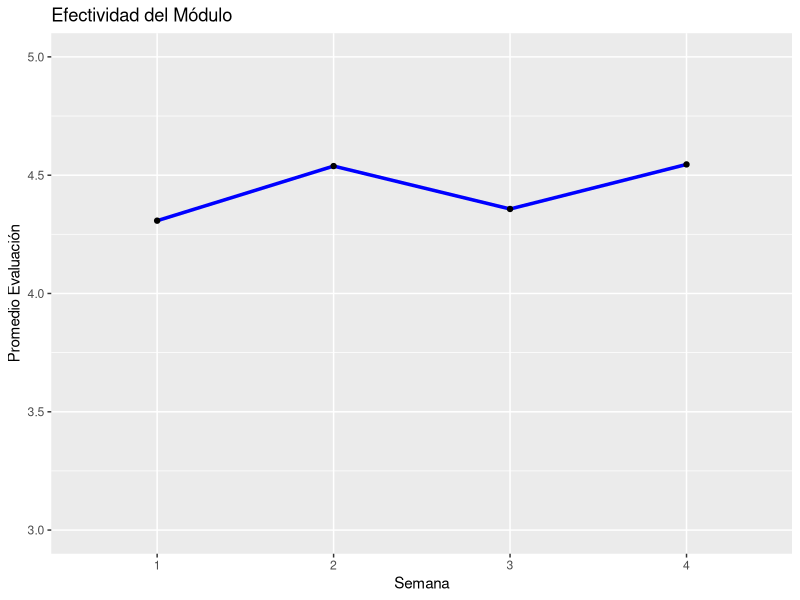
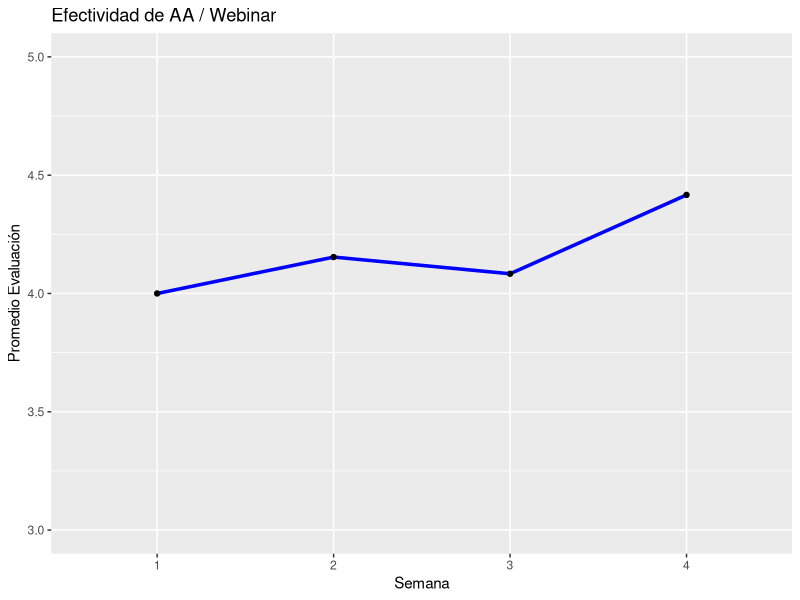

Write the R code that produced these figures, in order.
## ---- chunk 1
knitr::opts_chunk$set(echo = TRUE)
library(tidyverse)
library(dplyr)
library(knitr)
library(ggplot2)
## ---- chunk 2
sem_1_ed5 <- read_csv("sem1_ed5.csv")
sem_2_ed5 <- read_csv("sem2_ed5.csv")
sem_3_ed5 <- read_csv("sem3_ed5.csv")
sem_4_ed5 <- read_csv("sem4_ed5.csv")
## ---- chunk 3
# Acá limpiamos los datos

sem1_ed5_clean <-select(sem_1_ed5, c(1,2,3,7,9,11,13)) %>% 
  mutate(Semana = "1", Edición = "5")

sem2_ed5_clean <-select(sem_2_ed5, c(1,2,3,7,9,11,13)) %>% 
  mutate(Semana = "2", Edición = "5")

sem3_ed5_clean <-select(sem_3_ed5, c(1,2,3,7,9,11,13)) %>% 
  mutate(Semana = "3", Edición = "5")

sem4_ed5_clean <-select(sem_4_ed5, c(1,2,3,7,9,11,13)) %>% 
  mutate(Semana = "4", Edición = "5")

## ---- chunk 4

#Antes de unir las filas, tenemos que asegurarnos que las columnas tienen todas el mismo nombre. 

names(sem1_ed5_clean) [4] <-"En términos de aprendizaje ¿qué tan efectivo fue este módulo?" 
names(sem1_ed5_clean) [5] <-"Efectividad de Asesoría Académica o webinar" 
names(sem1_ed5_clean) [6] <-"¿Qué le gustó del módulo?" 
names(sem1_ed5_clean) [7] <-"¿Cómo podemos mejorar?" 
names(sem2_ed5_clean) [4] <-"En términos de aprendizaje ¿qué tan efectivo fue este módulo?" 
names(sem2_ed5_clean) [5] <-"Efectividad de Asesoría Académica o webinar" 
names(sem2_ed5_clean) [6] <-"¿Qué le gustó del módulo?" 
names(sem2_ed5_clean) [7] <-"¿Cómo podemos mejorar?" 
names(sem3_ed5_clean) [4] <-"En términos de aprendizaje ¿qué tan efectivo fue este módulo?" 
names(sem3_ed5_clean) [5] <-"Efectividad de Asesoría Académica o webinar" 
names(sem3_ed5_clean) [6] <-"¿Qué le gustó del módulo?" 
names(sem3_ed5_clean) [7] <-"¿Cómo podemos mejorar?" 
names(sem4_ed5_clean) [4] <-"En términos de aprendizaje ¿qué tan efectivo fue este módulo?" 
names(sem4_ed5_clean) [5] <-"Efectividad de Asesoría Académica o webinar" 
names(sem4_ed5_clean) [6] <-"¿Qué le gustó del módulo?" 
names(sem4_ed5_clean) [7] <-"¿Cómo podemos mejorar?" 
## ---- chunk 5

# El siguiente paso es agregar dos columnas nuevas con las escalas de satisfacción en nivel de medida de intervalo o numéricas. 

sem1_ed5_clean <- sem1_ed5_clean %>% 
  mutate("Efectividad Modulo Num" = case_when(`En términos de aprendizaje ¿qué tan efectivo fue este módulo?` == "Muy efectivo" ~ 5,
                              `En términos de aprendizaje ¿qué tan efectivo fue este módulo?` == "Efectivo" ~ 4,
                                `En términos de aprendizaje ¿qué tan efectivo fue este módulo?` == "Neutral" ~ 3,
                                `En términos de aprendizaje ¿qué tan efectivo fue este módulo?` == "Inefectivo" ~ 2,
                                  `En términos de aprendizaje ¿qué tan efectivo fue este módulo?` == "Muy inefectivo" ~ 1)) %>%
  mutate("Efectividad OH-Webinar Num" = case_when(`Efectividad de Asesoría Académica o webinar` == "Muy efectivo" ~ 5,
                              `Efectividad de Asesoría Académica o webinar` == "Efectivo" ~ 4,
                                `Efectividad de Asesoría Académica o webinar` == "Neutral" ~ 3,
                                `Efectividad de Asesoría Académica o webinar` == "Inefectivo" ~ 2,
                                  `Efectividad de Asesoría Académica o webinar` == "Muy inefectivo" ~ 1))

sem2_ed5_clean <- sem2_ed5_clean %>% 
 mutate("Efectividad Modulo Num" = case_when(`En términos de aprendizaje ¿qué tan efectivo fue este módulo?` == "Muy efectivo" ~ 5,
                              `En términos de aprendizaje ¿qué tan efectivo fue este módulo?` == "Efectivo" ~ 4,
                                `En términos de aprendizaje ¿qué tan efectivo fue este módulo?` == "Neutral" ~ 3,
                                `En términos de aprendizaje ¿qué tan efectivo fue este módulo?` == "Inefectivo" ~ 2,
                                  `En términos de aprendizaje ¿qué tan efectivo fue este módulo?` == "Muy inefectivo" ~ 1)) %>%
  mutate("Efectividad OH-Webinar Num" = case_when(`Efectividad de Asesoría Académica o webinar` == "Muy efectivo" ~ 5,
                              `Efectividad de Asesoría Académica o webinar` == "Efectivo" ~ 4,
                                `Efectividad de Asesoría Académica o webinar` == "Neutral" ~ 3,
                                `Efectividad de Asesoría Académica o webinar` == "Inefectivo" ~ 2,
                                  `Efectividad de Asesoría Académica o webinar` == "Muy inefectivo" ~ 1))


sem3_ed5_clean <- sem3_ed5_clean %>% 
  mutate("Efectividad Modulo Num" = case_when(`En términos de aprendizaje ¿qué tan efectivo fue este módulo?` == "Muy efectivo" ~ 5,
                              `En términos de aprendizaje ¿qué tan efectivo fue este módulo?` == "Efectivo" ~ 4,
                                `En términos de aprendizaje ¿qué tan efectivo fue este módulo?` == "Neutral" ~ 3,
                                `En términos de aprendizaje ¿qué tan efectivo fue este módulo?` == "Inefectivo" ~ 2,
                                  `En términos de aprendizaje ¿qué tan efectivo fue este módulo?` == "Muy inefectivo" ~ 1)) %>%
  mutate("Efectividad OH-Webinar Num" = case_when(`Efectividad de Asesoría Académica o webinar` == "Muy efectivo" ~ 5,
                              `Efectividad de Asesoría Académica o webinar` == "Efectivo" ~ 4,
                                `Efectividad de Asesoría Académica o webinar` == "Neutral" ~ 3,
                                `Efectividad de Asesoría Académica o webinar` == "Inefectivo" ~ 2,
                                  `Efectividad de Asesoría Académica o webinar` == "Muy inefectivo" ~ 1))


sem4_ed5_clean <- sem4_ed5_clean %>% 
  mutate("Efectividad Modulo Num" = case_when(`En términos de aprendizaje ¿qué tan efectivo fue este módulo?` == "Muy efectivo" ~ 5,
                              `En términos de aprendizaje ¿qué tan efectivo fue este módulo?` == "Efectivo" ~ 4,
                                `En términos de aprendizaje ¿qué tan efectivo fue este módulo?` == "Neutral" ~ 3,
                                `En términos de aprendizaje ¿qué tan efectivo fue este módulo?` == "Inefectivo" ~ 2,
                                  `En términos de aprendizaje ¿qué tan efectivo fue este módulo?` == "Muy inefectivo" ~ 1)) %>%
  mutate("Efectividad OH-Webinar Num" = case_when(`Efectividad de Asesoría Académica o webinar` == "Muy efectivo" ~ 5,
                              `Efectividad de Asesoría Académica o webinar` == "Efectivo" ~ 4,
                                `Efectividad de Asesoría Académica o webinar` == "Neutral" ~ 3,
                                `Efectividad de Asesoría Académica o webinar` == "Inefectivo" ~ 2,
                                  `Efectividad de Asesoría Académica o webinar` == "Muy inefectivo" ~ 1))


## ---- chunk 6
# Ahora pegamos todas las filas
e_totales_ed5 <- rbind(sem1_ed5_clean,sem2_ed5_clean,sem3_ed5_clean,sem4_ed5_clean)
## ---- chunk 7
descriptivos <- e_totales_ed5 %>%
  group_by(Semana) %>%
  summarise("efectividad modulo" = mean(`Efectividad Modulo Num`, na.rm = TRUE),
            "efectividad AA/Webinar" = mean(`Efectividad OH-Webinar Num`, na.rm = TRUE),
            "SD modulo" = sd(`Efectividad Modulo Num`, na.rm = TRUE), 
            "SD AA/Webinar"= sd(`Efectividad OH-Webinar Num`, na.rm = TRUE))

kable(descriptivos, caption = "Promedio y desviación de evaluaciones, por semana", align = "ccccc", "pipe")
## ---- chunk 8
hist1 <-ggplot(e_totales_ed5, aes(`Efectividad Modulo Num`)) + geom_histogram(binwidth = 1) +
  facet_wrap(~Semana, scales = "fixed")

hist2<- ggplot(e_totales_ed5, aes(`Efectividad OH-Webinar Num`)) + geom_histogram(binwidth = 1) +
  facet_wrap(~Semana, scales = "fixed")

## ---- chunk 9
ggplot(descriptivos, aes(x = `Semana`, y = `efectividad modulo`)) + 
  geom_line(color = "blue", size=1.2, na.rm = TRUE, group=1) + 
  geom_point() + 
  ylim(3,5) +
  labs(
    title = "Efectividad del Módulo",
    x = "Semana",
    y = "Promedio Evaluación"
  )

ggplot(descriptivos, aes(x = `Semana`, y = `efectividad AA/Webinar`)) + 
  geom_line(color = "blue", size=1.2, na.rm = TRUE, group=1) + 
  geom_point() + 
  ylim(3,5) + 
  labs(
    title = "Efectividad de AA / Webinar",
    x = "Semana",
    y = "Promedio Evaluación"
  )
## ---- chunk 10
# Finalmente, exportamos lo trabajado en un archivo CSV para poder visualizar tranquilos en Tableau

write_csv(e_totales_ed5, "e_totales_ed5.csv")
write_excel_csv(e_totales_ed5,"e_totales_ed5.xls")
